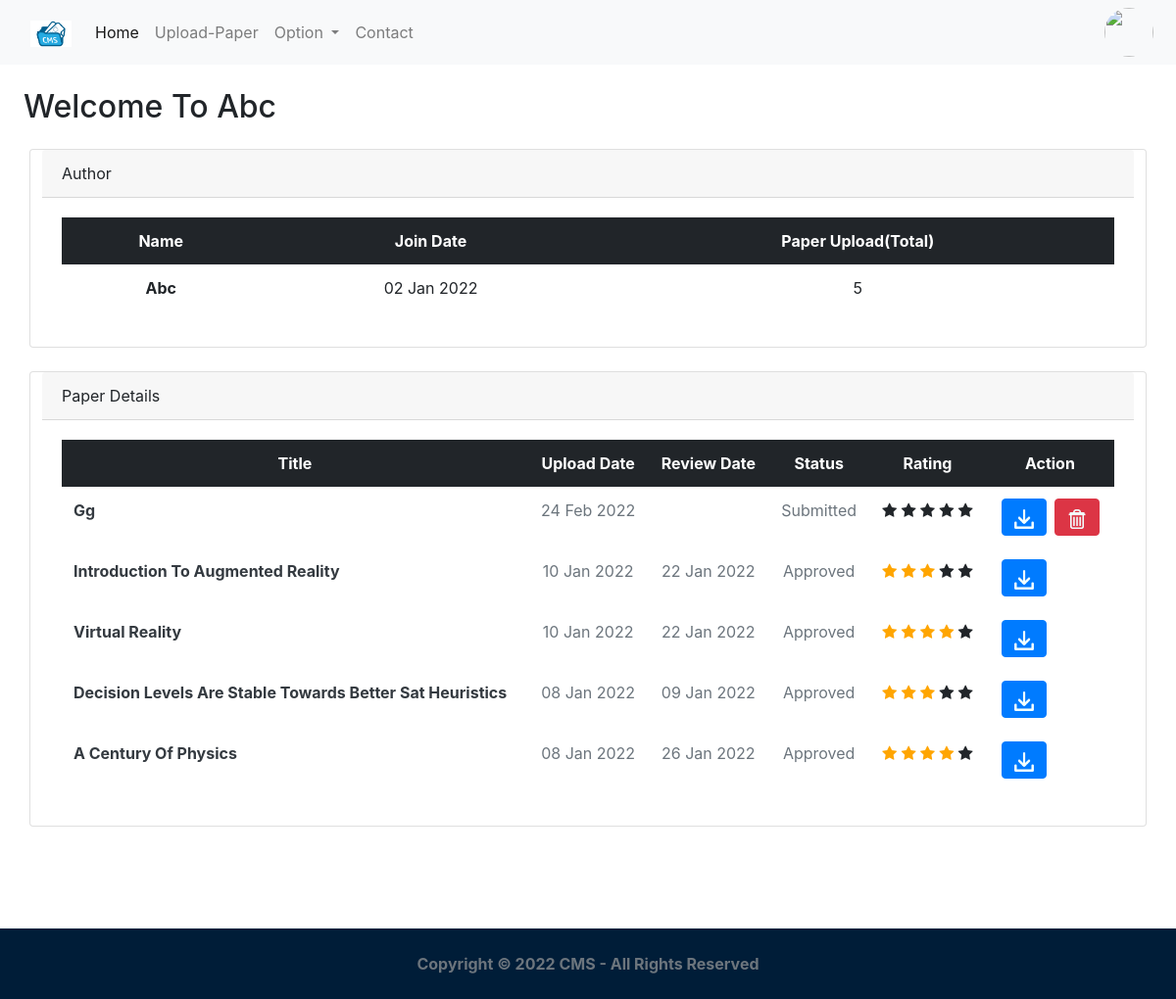
/feed/dashboard (signed in), run on an earlier commit of the app's database.
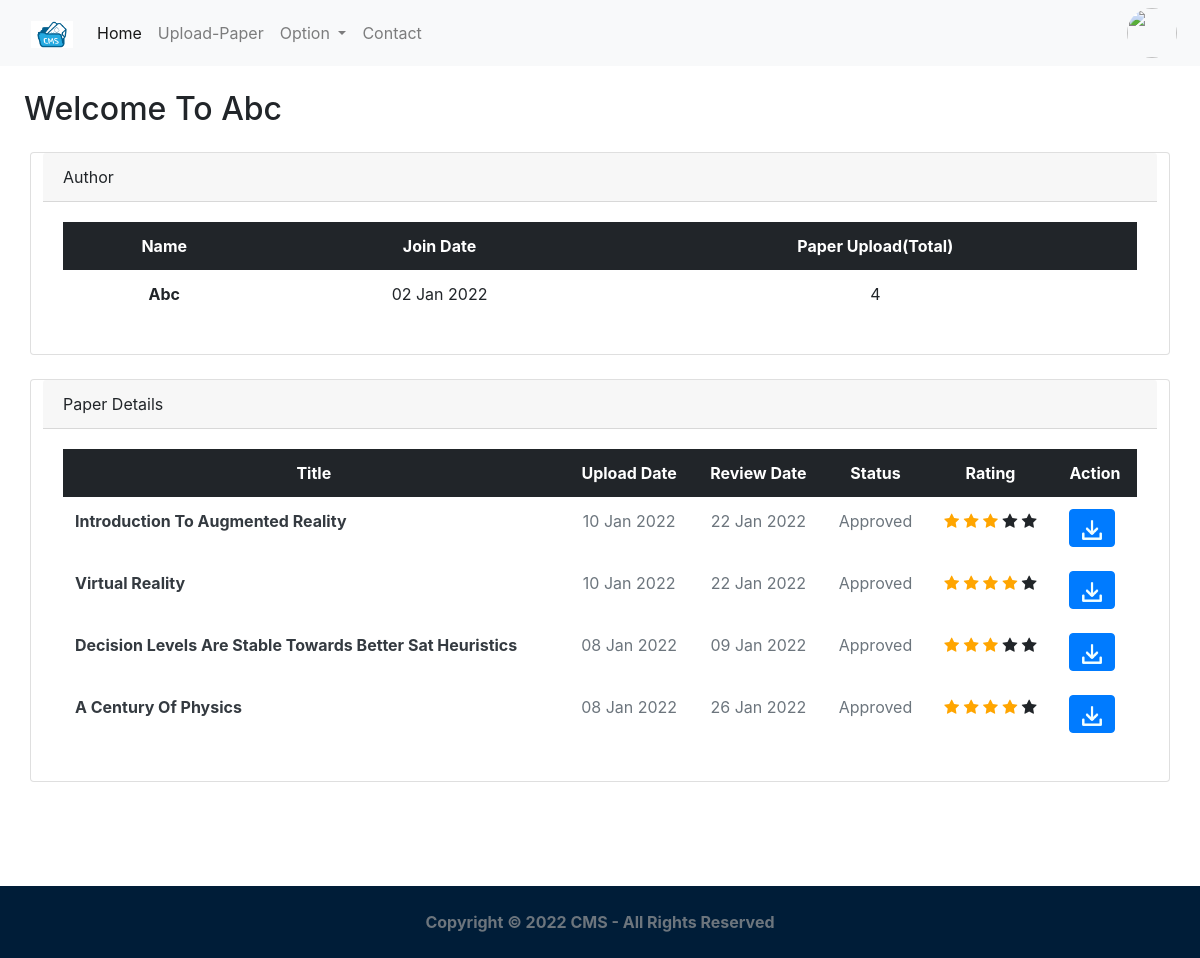
And on a later commit of the database.
### accounts/models.py (models this page shows, shortened)
class User(AbstractUser):
    picture = models.ImageField(upload_to='profile_pictures', null=True, blank=True)
    full_name = models.CharField(max_length=100, help_text='Help people discover your account by using the name you\'re known by: either your full name, nickname, or business name.')
    email = models.EmailField(unique=True)
    bio = models.TextField(null=True, blank=True, help_text='Provide your personal information, even if the account is used for a business, a pet or something else. This won\'t be a part of your public profile.')
    mobile = models.CharField(max_length=12, null=True, blank=True,unique=True)
    address = models.CharField(max_length=100,null=True,blank=True)
    city = models.CharField(max_length=50,null=True,blank=True)
    gender = models.CharField(max_length=10, choices=GENDER_CHOICES, null=True, blank=True)
    is_private_account = models.BooleanField(default=False)
    created_on = models.DateTimeField(auto_now_add=True)
    first_name = None
    last_name = None
    username = None
    USERNAME_FIELD = 'email'
    REQUIRED_FIELDS = ['full_name']
    objects = CustomUserManager()

### core/models.py (models this page shows, shortened)
class Paper(models.Model):
	title = models.CharField(max_length=100)
	description = models.CharField(max_length=200)
	status = models.CharField(max_length=30,default='Submitted')
	file = models.FileField(upload_to='author_files/',validators=(validate_is_pdf,)) # taking files from author
	user = models.ForeignKey(User, on_delete=models.CASCADE)
	remarks = models.CharField(max_length=255,default='No-Remark')
	rating = models.IntegerField(default=0)
	created_on = models.DateTimeField(auto_now_add=True)
	review_date = models.DateTimeField(null=True)
	review_by = models.IntegerField(null=True)
	is_review_submit = models.BooleanField(default=False)
	class Meta:
		ordering = ['-created_on']

### core/views.py (the view)
# urls.py: path('feed/dashboard',login_required(Userhomepage.as_view()),name='home_view'),
class Userhomepage(View):
	template_name='core/feed.html'
	template_name1='core/reviewer.html'
	def get(self,request):
		if Reviewer.objects.filter(user=request.user).exists():
			obj=PaperAssign.objects.filter(review=request.user.reviewer.id)
			pp=obj.exists()
			if pp:
				obj=PaperAssign.objects.filter(review=request.user.reviewer.id)
				result=PaperAssign.objects.filter(Q(review=request.user.reviewer.id) & Q(is_review=False)).values_list('is_review',flat=True).aggregate(total=Count('is_review'))
				obj1=request.user.reviewer.assigned_paper.select_related('assign_paper').annotate(paper=F('assign_paper')).values_list('paper',flat=True)
				context={'mylist': zip(obj, obj1),'result':result}
				return render(request,self.template_name1,context)
			messages.error(request,"No Any Paper Assigned !",extra_tags="error")
			return render(request,self.template_name1)
		else:
			p=Paper.objects.filter(user=request.user).exists()
			if p:
				obj=Paper.objects.filter(user=request.user).all()
				obj1=Paper.objects.filter(user=request.user).aggregate(total_paper=Count('user'))
				context={'obj':obj,'obj1':obj1}
				return render(request,self.template_name,context)
			messages.error(request,"No Any Document Uploaded !",extra_tags="error")
			return render(request,self.template_name)

### core/templates/core/feed.html (shortened to what this page needs)
{% extends 'core/base.html' %}
{% load static %}
{% block content %}
<h2 class="m-4">Welcome To {{request.user.full_name|title}}</h2>
<div class="container">
    <div class="row my-4">
        <div class="card">
          <div class="card-header">
            Author
          </div>
          <div class="card-body">
            <table class="table  table-borderless">
              <thead class="table-dark">
                <tr class="text-center">
                  <th scope="col">Name</th>
                  <th scope="col">Join Date</th>
                  <th scope="col">Paper Upload(Total)</th>
                </tr>
              </thead>
              <tbody>
                <tr class="text-center">
                  <th scope="row">{{request.user.full_name|title}}</th>
                  <td>{{request.user.created_on|date:"d M Y"}}</td>
                  <td>{{obj1.total_paper}}</td>
                </tr>
                </tbody>
            </table>
          </div>
        </div>
    </div>
    <div class="row my-4">
        <div class="card ">
          <div class="card-header d-flex">
            <span>Paper Details</span>
          </div>
          <div class="card-body ">
            <table class="table table-responsive-sm table-borderless">
              <thead class="table-dark">
                <tr class="text-center" >
                  <th scope="col">Title</th>
                  <th scope="col">Upload Date</th>
                  <th scope="col">Review Date</th>
                  <th scope="col">Status</th>
                  <th scope="col">Rating</th>
                  <th scope="col">Action</th>
                </tr>
              </thead>
              <tbody>
                {% for obj in obj %}
                <tr>
                  <td class="text-dark"><strong>{{obj.title|title}}</strong></td>
                  <td class="text-center text-muted">{{obj.created_on | date:"d M Y"}}</td>
                  <td class="text-center text-muted">{{obj.review_date | date:"d M Y"}}</td>
                  <td class="text-center text-muted">{{obj.status}}</td>
                  <td class="text-center" id="rating1">
                      <div><span class="fa fa-star {% if obj.rating >= 1 %} checked {% endif %}"></span>
                      <span class="fa fa-star {% if obj.rating >= 2 %} checked {% endif %}"></span>
                      <span class="fa fa-star {% if obj.rating >= 3 %} checked {% endif %}"></span>
                      <span class="fa fa-star {% if obj.rating >= 4 %} checked {% endif %}"></span>
                      <span class="fa fa-star {% if obj.rating >= 5 %} checked {% endif %}"></span>
                    </div>
                  </td>
                  <td>
                    <a href="{{obj.file.url}}" class="btn btn-primary mx-1">
                     <img src="{% static 'image/download1.png' %} " width="20px" height="20px;" >
                    </a>
                     {% if obj.status == "Submitted" %}
                      <a href="{% url 'delete_paper_view' obj.id %}" class="btn btn-danger  confirmation">
                            <img src="{% static 'image/delete.png' %} " width="20px" height="20px;" >
                          </a>
                          {% endif %}
                  </td>
                </tr>
                {% endfor %}
                </tbody>
            </table>
          </div>
        </div>
    </div>
</div>
<div style="height:10vh;">
    </div>
{% endblock %}

### core/templates/core/base.html (shortened to what this page needs)
{% load static %}
<!doctype html>
<html lang="en">
  <head>
    <link href="https://cdn.jsdelivr.net/npm/bootstrap@5.1.3/dist/css/bootstrap.min.css" rel="stylesheet">
    <link rel="stylesheet" href="https://cdn.jsdelivr.net/npm/bootstrap-icons@1.4.0/font/bootstrap-icons.css">
    <link rel="stylesheet" type="text/css" href="{% static 'styles/bootstrapmin4.css' %}">
    <link rel="stylesheet" href="https://cdnjs.cloudflare.com/ajax/libs/font-awesome/4.7.0/css/font-awesome.min.css">
  </head>
  <body>
   <nav class="navbar navbar-expand-lg navbar-light bg-light">
  <div class="container-fluid">
    <a class="navbar-brand" href="#"><img alt="Brand" style="max-width:42px;"  src="{% static 'image/img5.png' %}"></a>
    <div class="collapse navbar-collapse" id="navbarSupportedContent">
      <ul class="navbar-nav me-auto mb-2 mb-lg-0">
        <li class="nav-item">
          <a class="nav-link active" aria-current="page" href="{% url 'home_view' %}">Home</a>
        </li>
        <li class="nav-item">
          <a class="nav-link" href="{% url 'upload_paper_view' %}">Upload-Paper</a>
        </li>
        <li class="nav-item dropdown">
          <a class="nav-link dropdown-toggle" href="#" id="navbarDropdown" role="button" data-bs-toggle="dropdown" aria-expanded="false">
            Option
          </a>
        </li>
        <li class="nav-item">
          <a class="nav-link" href="{% url 'contact_view' %}">Contact</a>
        </li>
      </ul>
      <div class="btn-group">
        {% if user.picture %}
                            <img src="{{ user.picture.url }}"  class="rounded-circle z-depth-0 offset-md-2 " style="height: 50px;width: 60px" id="navbarDropdown"  data-bs-toggle="dropdown" aria-expanded="false">
                    {% else %}
                        <img src="https://i.pinimg.com/originals/51/f6/fb/51f6fb256629fc755b8870c801092942.png"  class="rounded-circle z-depth-0 offset-md-2 " style="height: 50px;width: 50px" id="navbarDropdown"  data-bs-toggle="dropdown" aria-expanded="false">
                    {% endif %}
    </div>
  </div>
</nav>
  {% block content %}{% endblock %}
  {% include 'components/footer.html' %}
  </body>
</html>

### core/templates/components/footer.html
<footer class="footer mt-auto  bg-light">
  <div class="container-fluid "  style="background-color:#001D38;">
    <div class="row">
          <div class="col-sm-6 py-4 mx-auto text-center" style="width:auto"><span class="text-muted"><strong>Copyright &copy; 2022 CMS - All Rights Reserved </strong></span>
          </div>
    </div>
  </div>
</footer>

### core/templates/core/base.html (style rules this page uses)
.checked { color: orange; }

What changed in the data, as far as the page shows it:
removed Paper: title "Gg", created_on "24 Feb 2022", status "Submitted", rating 0 (drawn)
Also different on the page:
{{ obj1.total_paper }}: "5" → "4"
